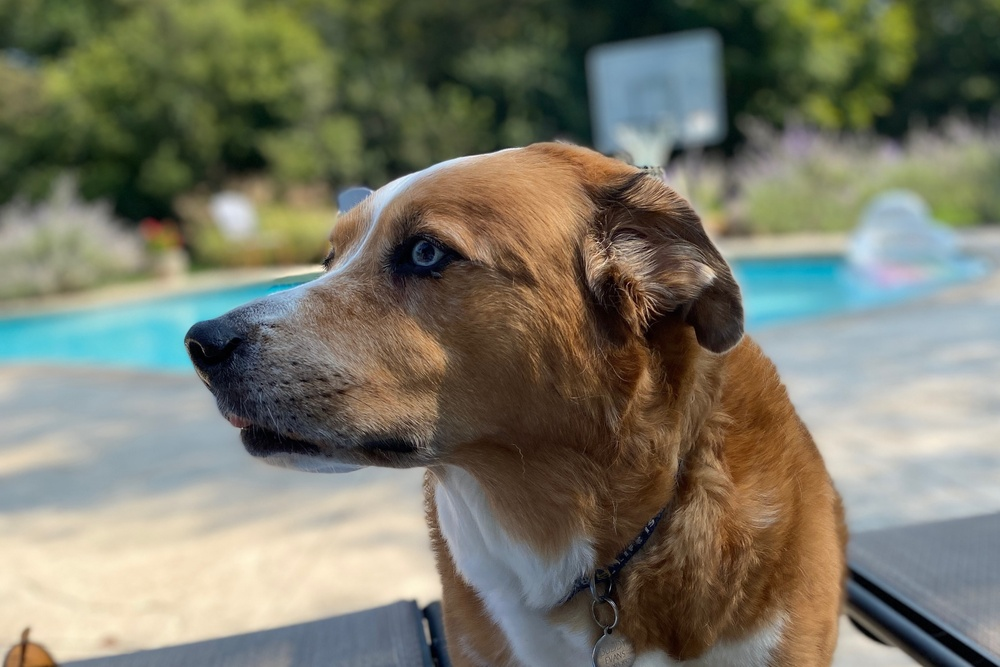
#> input picture data/Buddy.jpeg, 1000 x 667 px, shrunk from 2779 x 1853 before the run, found by its file name
$ python QuantizeAndDither.py
#> lines starting #> are read from the running program, lines starting #| are printed output that depends on the picture
import numpy as np
from PIL import Image

## 2 ^ n = num of colors
n = 4
##filePath = "C:\Photos\\Sus.JPG"

filePath = "C:\Prep\OldProjects\ImgProc\ImageProcessing\data\Buddy.jpeg"

im = Image.open(filePath, 'r')
#> im is the input picture: PIL image 1000x667 RGB; mean R, G, B 121, 120.4, 104.4

def quantize(imgBucket, bucket):

    rAverage = np.mean(bucket[:,0])
    gAverage = np.mean(bucket[:,1])
    bAverage = np.mean(bucket[:,2])

    for item in bucket:
        imgBucket[item[3]] = [rAverage, gAverage, bAverage, item[3]]


def medianCut(imgBucket, bucket, depth):
    if depth == 0:
        quantize(imgBucket, bucket)
        return

    ## Calculate highest range and sort
    rRange = np.max(bucket[:,0]) - np.min(bucket[:,0])
    gRange = np.max(bucket[:,1]) - np.min(bucket[:,1])
    bRange = np.max(bucket[:,2]) - np.min(bucket[:,2])

    largestRange = 0

    if gRange >= rRange and gRange >= bRange:
        largestRange = 1
    elif bRange >= rRange and bRange >= gRange:
        largestRange = 2
    elif rRange >= bRange and rRange >= gRange:
        largestRange = 0

    bucket = bucket[bucket[:,largestRange].argsort()]

    #split the array into two blocks
    med = int((len(bucket)+1)/2)
    medianCut(imgBucket, bucket[0:med], depth-1)
    medianCut(imgBucket, bucket[med:], depth-1)

    return bucket

pix = im.load()
w, h = im.size
#> w = 1000; h = 667

bucket = []

## Fill buckets with pixels
c=0
for i in range(w):
    for j in range(h):
        bucket.append([pix[i, j][0], pix[i, j][1], pix[i, j][2], c])
        c += 1
#> after the loop, bucket = 667000 items; c = 667000

bucket = np.array(bucket)
imgBucket = bucket

medianCut(imgBucket, bucket, n)
#> in medianCut, `rRange = np.max(bucket[:,0]) - np.min(bucket[:,0])`: rRange = 255
#> in medianCut, `gRange = np.max(bucket[:,1]) - np.min(bucket[:,1])`: gRange = 247
#> in medianCut, `bRange = np.max(bucket[:,2]) - np.min(bucket[:,2])`: bRange = 255
#> in medianCut, `med = int((len(bucket)+1)/2)`: med = 333500
#> in quantize, `rAverage = np.mean(bucket[:,0])`: rAverage = 30.76
#> in quantize, `gAverage = np.mean(bucket[:,1])`: gAverage = 24.07
#> in quantize, `bAverage = np.mean(bucket[:,2])`: bAverage = 14.64
#> the loop in quantize, `for item in bucket:` made 41688 passes
#> item on passes 1 to 3: [52, 21, 0, 451291], [38, 15, 0, 439452], [11, 0, 0, 431217]
#> the loop in quantize (call 2), `for item in bucket:` made 41687 passes
#> item on passes 1 to 3: [66, 44, 23, 460851], [72, 44, 23, 422037], [72, 44, 23, 422039]

new = Image.new('RGB', (w, h))
#> new: PIL image 1000x667 RGB; every value is 0

c=0
for i in range(w):
    for j in range(h):
        new.putpixel((i, j), (int(imgBucket[c][0]), int(imgBucket[c][1]), int(imgBucket[c][2])))
        c += 1
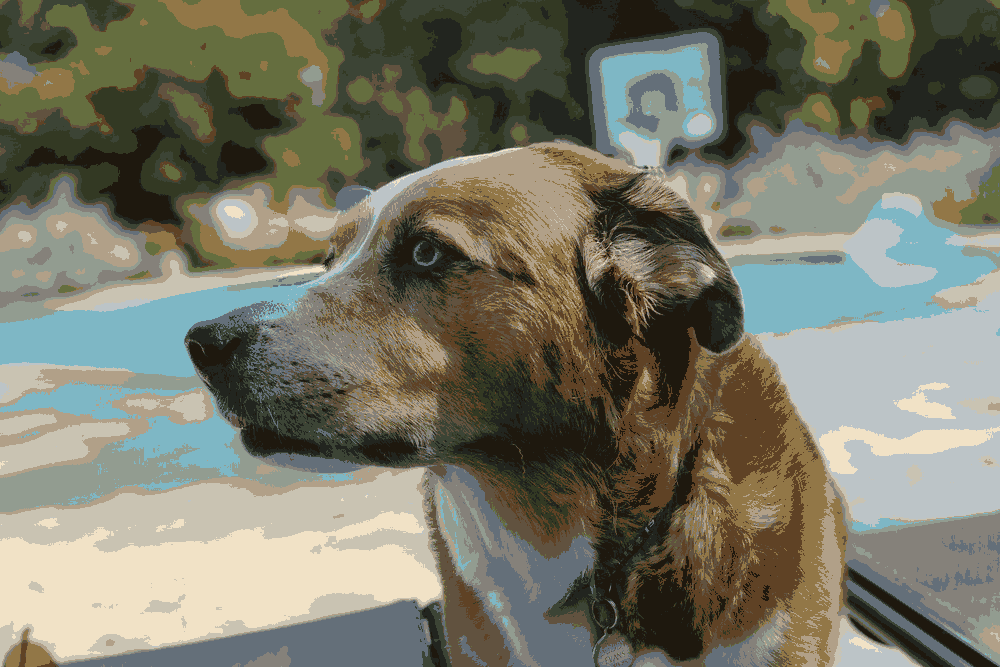
#> new: PIL image 1000x667 RGB; mean R, G, B 120.4, 119.9, 103.9
#> after the loop, c = 667000

new.save(filePath + "_QuantizedDithered_" + str(pow(2, n)) + ".jpeg")


$ run again, with data/NickAndJulia.jpeg copied over data/Buddy.jpeg
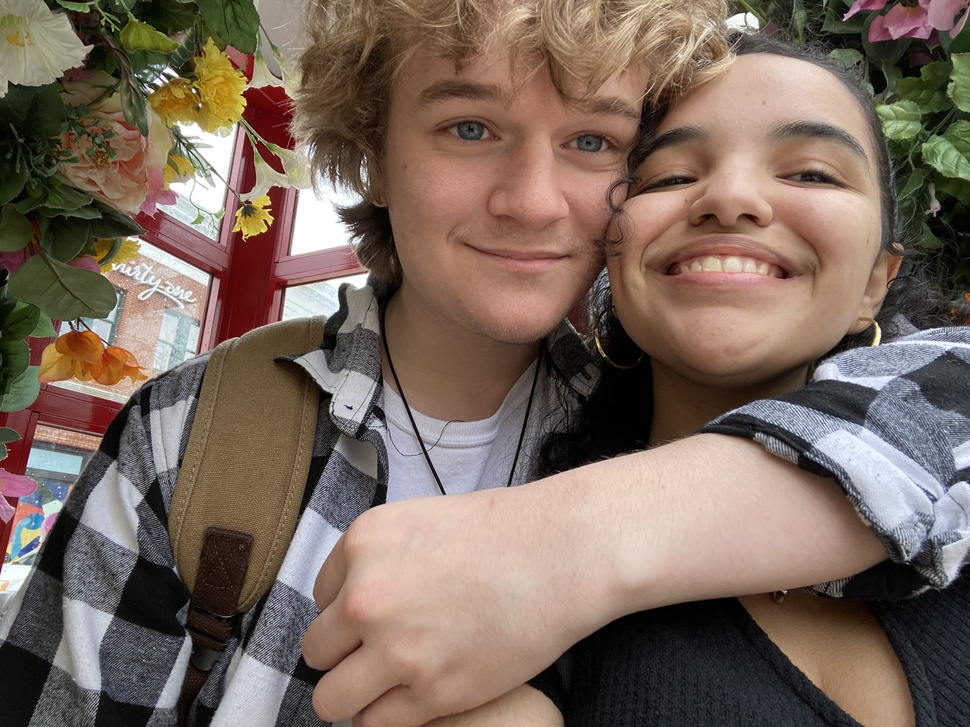
#> input picture data/NickAndJulia.jpeg, 970 x 727 px, shrunk from 2048 x 1536 before the run, found by its file name
#> im is the input picture: PIL image 970x727 RGB; mean R, G, B 122.2, 104.7, 93.4
#> after the loop `for i in range(w):`: bucket = 705190 items; c = 705190
#> rRange = 255
#> med = 352595
#> rAverage = 8.53
#> gAverage = 6.98
#> bAverage = 5.99
#> the loop in quantize, `for item in bucket:` made 44075 passes
#> item on passes 1 to 3: [0, 0, 0, 702508], [0, 0, 0, 438759], [0, 0, 0, 440216]
#> the loop in quantize (call 2), `for item in bucket:` made 44074 passes
#> item on passes 1 to 3: [18, 14, 15, 434476], [15, 14, 19, 507355], [15, 14, 19, 441969]
#> after the loop `for i in range(w):`:
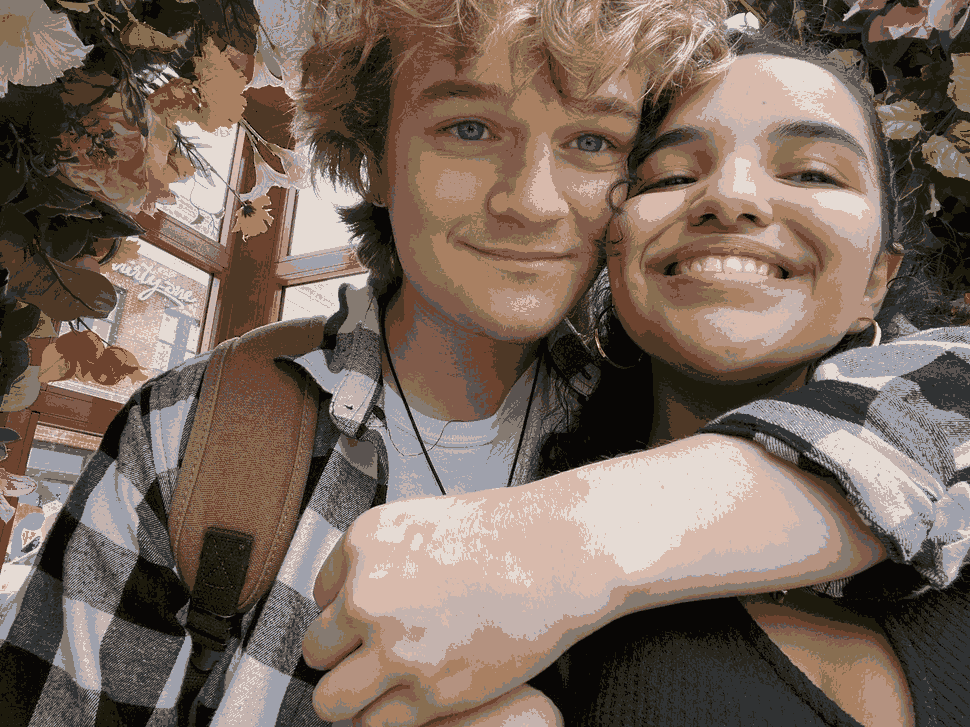
#> new: PIL image 970x727 RGB; mean R, G, B 121.7, 104.2, 92.9
#> after the loop `for i in range(w):`: c = 705190
